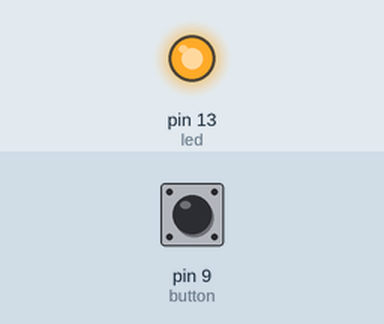
Bench run of a sketch on a simulated Arduino Uno, built with avr-gcc and run on an emulated ATmega328P. Shown: output pins drawn as LEDs (lit = HIGH). The inputs (shaded band) are chosen by the test bench; at power-on: pin 9 (button) LOW.

Above: at 1.2 s.
1.3 s: pin 9 (button) pulled HIGH for 1 s
At 4.0 s:
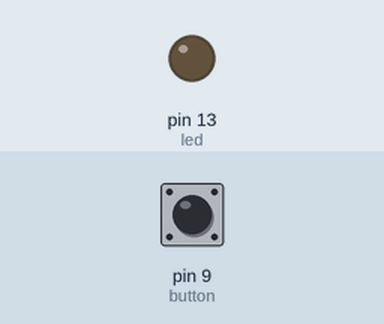
Timing chart, 0 to 10.3 s (numbered marks = the images above; inputs shaded):
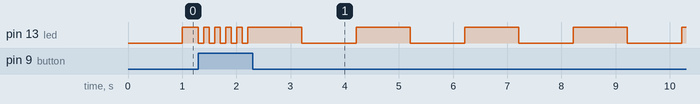

The sketch:

sketch_apr8d.ino
```cpp
unsigned long i, j;
int led = 13, flag = 0, button = 9, state = 0;
void setup() {
  // put your setup code here, to run once:
  pinMode(button, INPUT);
  pinMode(led, OUTPUT);
  i = millis();
}

void loop() {
  // put your main code here, to run repeatedly:
  j = millis();
  if (digitalRead(button) == HIGH) {
    if ((j - i) > 100 && (flag == 0)) {
    digitalWrite(led, HIGH);
    i = j;
    flag = 1;
  }
    else if ((j - i) > 100 && (flag == 1)) {
    digitalWrite(led, LOW);
    i = j;
    flag = 0;
    }
  } else {
    if ((j - i) > 1000 && (flag == 0)) {
    digitalWrite(led, HIGH);
    i = j;
    flag = 1;
  }
    else if ((j - i) > 1000 && (flag == 1)) {
    digitalWrite(led, LOW);
    i = j;
    flag = 0;
    }
  }
}
```
